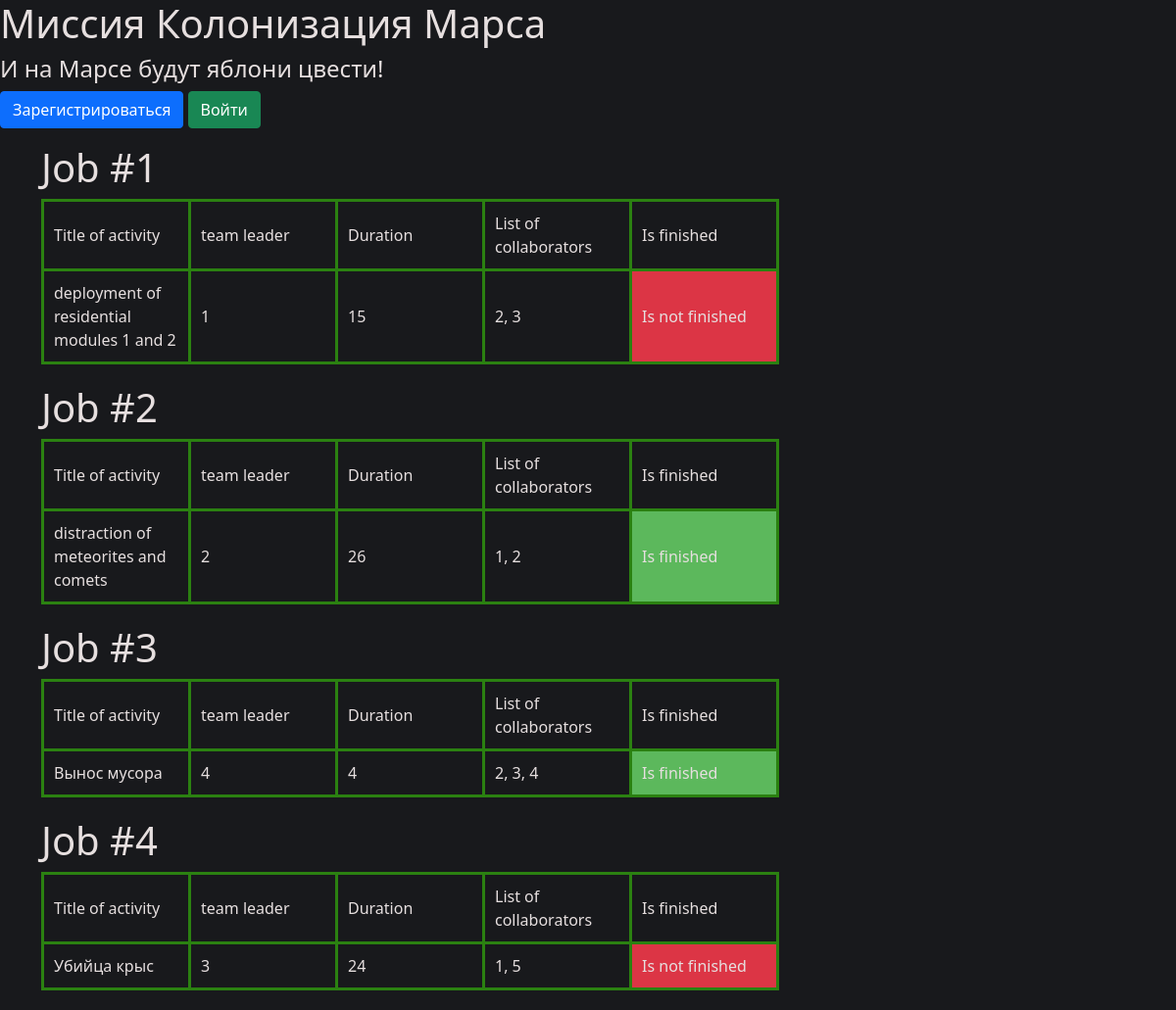
/table, run on an earlier commit of the app's database.
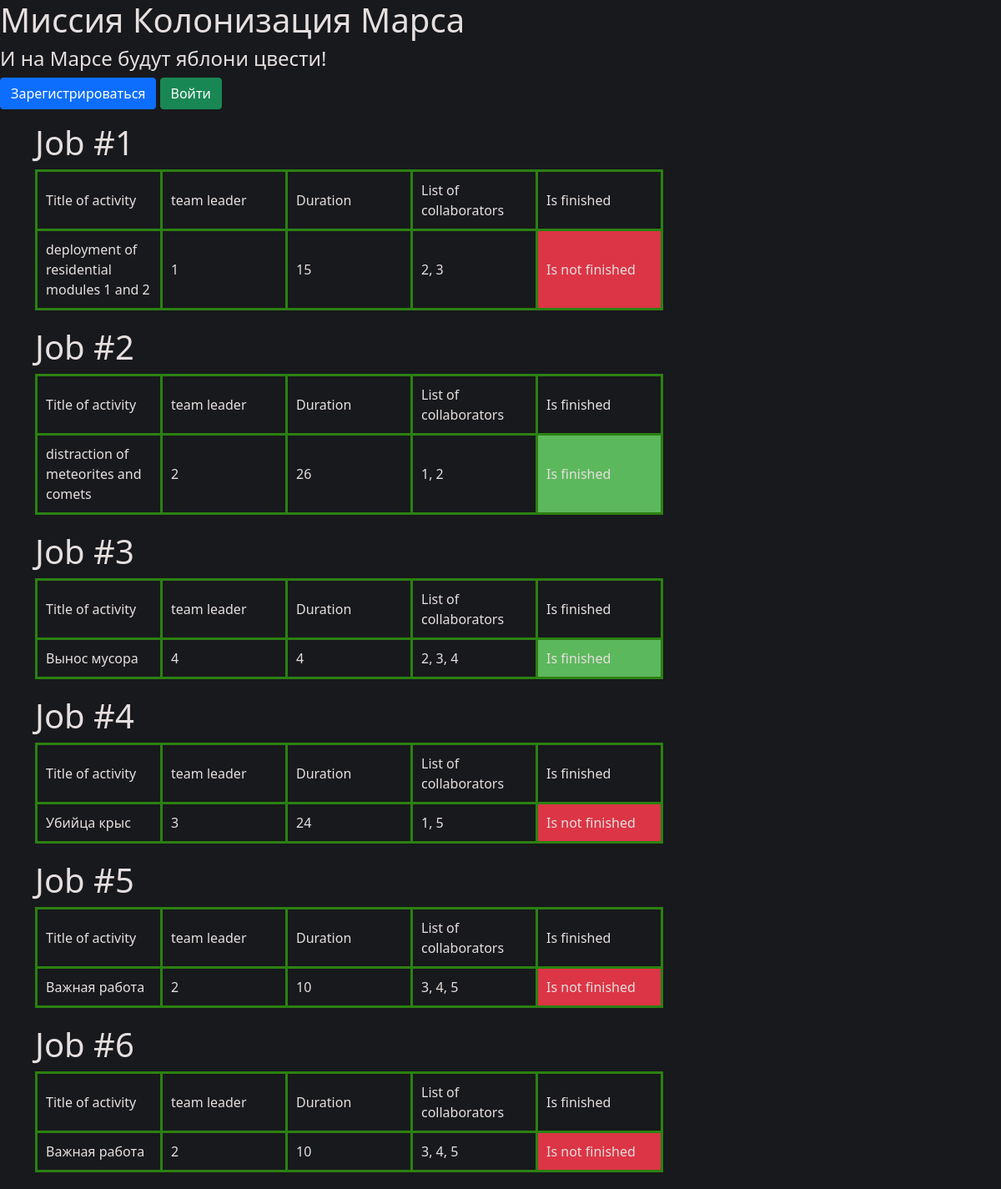
And on a later commit of the database.
### data/jobs.py (models this page shows, shortened)
class Job(SqlAlchemyBase, SerializerMixin):
    __tablename__ = 'jobs'
    id = sqlalchemy.Column(sqlalchemy.Integer,
                           primary_key=True, autoincrement=True)
    team_leader = sqlalchemy.Column(sqlalchemy.Integer, sqlalchemy.ForeignKey("users.id"))
    job = sqlalchemy.Column(sqlalchemy.String)
    work_size = sqlalchemy.Column(sqlalchemy.Integer)
    collaborators = sqlalchemy.Column(sqlalchemy.String)
    start_date = sqlalchemy.Column(sqlalchemy.DateTime, default=datetime.datetime.now)
    end_date = sqlalchemy.Column(sqlalchemy.DateTime)
    is_finished = sqlalchemy.Column(sqlalchemy.Boolean, default=False)
    user = orm.relationship('User')

### repr.py (the view)
@app.route('/table')
def table():
    db_sess = create_session()
    lst = []
    for job in db_sess.query(Job).all():
        lst.append(job)
    return render_template('table.html', title='Работа', list=lst)

### data/db_session.py (called while the page is built)
def create_session() -> Session:
    global __factory
    return __factory()

### templates/table.html
{% extends "base.html" %}
{% block hed %}
<link rel="stylesheet" href="/static/css/table.css">
{% endblock %}
{% block content %}
{% for job in list %}
<h1>Job #{{job.id}}</h1>
<table>
    <thead>
    <tr>
        <td>Title of activity</td>
        <td>team leader</td>
        <td>Duration</td>
        <td>List of collaborators</td>
        <td>Is finished</td>
    </tr>
    </thead>
    <tbody>
        <tr>
            <td>{{job.job}}</td>
            <td>{{job.team_leader}}</td>
            <td>{{job.work_size}}</td>
            <td>{{job.collaborators}}</td>
            {% if job.is_finished %}
            <td class="finished">Is finished</td>
            {% else %}
            <td class="not_finished">Is not finished</td>
            {% endif %}
        </tr>
    </tbody>
</table>
{% endfor %}
{% endblock %}

### templates/base.html (shortened to what this page needs)
<!DOCTYPE html>
<html lang="en">
    <head>
                    <link rel="stylesheet"
                    href="https://cdn.jsdelivr.net/npm/bootstrap@5.0.0-beta1/dist/css/bootstrap.min.css"
>
        {% block hed%}{% endblock %}
    </head>
    <body>
    <h1>Миссия Колонизация Марса</h1>
    <h4>И на Марсе будут яблони цвести!</h4>
    {% if current_user.is_authenticated %}
    <a class="navbar-brand" href="/logout">{{ current_user.name + " " + current_user.surname }}</a>
{% else %}
    <p>
        <a class="btn btn-primary " href="/register">Зарегистрироваться</a>
        <a class="btn btn-success" href="/login">Войти</a>
    </p>
{% endif %}
    <main role="main" class="container">
    {% block content %}{% endblock %}
    </main>
    </body>
</html>

### static/css/table.css (style rules this page uses)
td { text-align: left; padding: 10px; border: 3px solid rgb(43, 129, 17); min-width: 150px; }
td.finished { background: #5cb85c }
td.not_finished { background: #dc3545 }
body { background-color: #18191C; color: #e6dfdf; }
table { width: 650px; border-top: 7px solid rgb(43, 129, 17); border-collapse: collapse; text-align: center; margin-bottom: 20px; border: 1px solid #dddddd; }

What changed in the data, as far as the page shows it:
added Job: id "5", job "Важная работа", team_leader "2", work_size "10", collaborators "3, 4, 5", is_finished "Is not finished"
added Job: id "6", job "Важная работа", team_leader "2", work_size "10", collaborators "3, 4, 5", is_finished "Is not finished"
